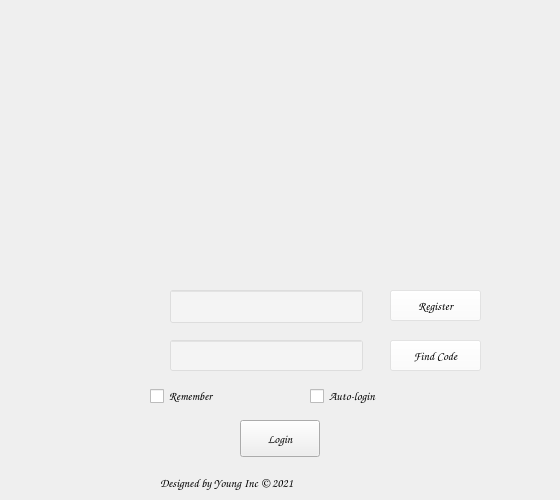
<?xml version="1.0" encoding="UTF-8"?>
<ui version="4.0">
 <class>Loginwindow</class>
 <widget class="QWidget" name="Loginwindow">
  <property name="geometry">
   <rect>
    <x>0</x>
    <y>0</y>
    <width>560</width>
    <height>500</height>
   </rect>
  </property>
  <property name="windowTitle">
   <string>Form</string>
  </property>
  <property name="styleSheet">
   <string notr="true"/>
  </property>
  <widget class="QLabel" name="Designedby">
   <property name="geometry">
    <rect>
     <x>160</x>
     <y>470</y>
     <width>262</width>
     <height>26</height>
    </rect>
   </property>
   <property name="font">
    <font>
     <family>Comic Sans MS</family>
     <weight>50</weight>
     <bold>false</bold>
     <underline>false</underline>
     <strikeout>false</strikeout>
    </font>
   </property>
   <property name="text">
    <string>Designed by Young Inc © 2021 </string>
   </property>
  </widget>
  <widget class="QLineEdit" name="PasswordEdit">
   <property name="geometry">
    <rect>
     <x>170</x>
     <y>340</y>
     <width>193</width>
     <height>31</height>
    </rect>
   </property>
   <property name="font">
    <font>
     <family>Comic Sans MS</family>
     <weight>50</weight>
     <bold>false</bold>
     <underline>false</underline>
     <strikeout>false</strikeout>
    </font>
   </property>
   <property name="styleSheet">
    <string notr="true">background-color: rgb(255, 255, 255, 80);</string>
   </property>
  </widget>
  <widget class="QLineEdit" name="Account">
   <property name="enabled">
    <bool>true</bool>
   </property>
   <property name="geometry">
    <rect>
     <x>170</x>
     <y>290</y>
     <width>193</width>
     <height>33</height>
    </rect>
   </property>
   <property name="font">
    <font>
     <family>Comic Sans MS</family>
     <weight>50</weight>
     <bold>false</bold>
     <underline>false</underline>
     <strikeout>false</strikeout>
    </font>
   </property>
   <property name="styleSheet">
    <string notr="true">background-color: rgb(255, 255, 255, 80);</string>
   </property>
   <property name="text">
    <string/>
   </property>
   <property name="clearButtonEnabled">
    <bool>false</bool>
   </property>
  </widget>
  <widget class="QPushButton" name="FogetPassword">
   <property name="geometry">
    <rect>
     <x>390</x>
     <y>340</y>
     <width>91</width>
     <height>31</height>
    </rect>
   </property>
   <property name="font">
    <font>
     <family>Comic Sans MS</family>
     <weight>50</weight>
     <bold>false</bold>
     <underline>false</underline>
     <strikeout>false</strikeout>
    </font>
   </property>
   <property name="styleSheet">
    <string notr="true">background-color: rgb(255, 255, 255, 80);</string>
   </property>
   <property name="text">
    <string>Find Code</string>
   </property>
  </widget>
  <widget class="QPushButton" name="ButtonRegistAccount">
   <property name="geometry">
    <rect>
     <x>390</x>
     <y>290</y>
     <width>91</width>
     <height>31</height>
    </rect>
   </property>
   <property name="font">
    <font>
     <family>Comic Sans MS</family>
     <weight>50</weight>
     <bold>false</bold>
     <underline>false</underline>
     <strikeout>false</strikeout>
    </font>
   </property>
   <property name="styleSheet">
    <string notr="true">background-color: rgb(255, 255, 255, 80);</string>
   </property>
   <property name="text">
    <string>Register</string>
   </property>
  </widget>
  <widget class="QLabel" name="label">
   <property name="geometry">
    <rect>
     <x>0</x>
     <y>0</y>
     <width>560</width>
     <height>500</height>
    </rect>
   </property>
   <property name="minimumSize">
    <size>
     <width>560</width>
     <height>500</height>
    </size>
   </property>
   <property name="maximumSize">
    <size>
     <width>560</width>
     <height>500</height>
    </size>
   </property>
   <property name="styleSheet">
    <string notr="true">border-image: url(:/new/prefix1/Background/BK1.png);</string>
   </property>
   <property name="text">
    <string/>
   </property>
  </widget>
  <widget class="QCheckBox" name="RememberPsd">
   <property name="geometry">
    <rect>
     <x>150</x>
     <y>380</y>
     <width>124</width>
     <height>32</height>
    </rect>
   </property>
   <property name="font">
    <font>
     <family>Comic Sans MS</family>
     <weight>50</weight>
     <bold>false</bold>
     <underline>false</underline>
     <strikeout>false</strikeout>
    </font>
   </property>
   <property name="text">
    <string>Remember</string>
   </property>
  </widget>
  <widget class="QCheckBox" name="AutoLogin">
   <property name="geometry">
    <rect>
     <x>310</x>
     <y>380</y>
     <width>122</width>
     <height>32</height>
    </rect>
   </property>
   <property name="font">
    <font>
     <family>Comic Sans MS</family>
     <weight>50</weight>
     <bold>false</bold>
     <underline>false</underline>
     <strikeout>false</strikeout>
    </font>
   </property>
   <property name="text">
    <string>Auto-login</string>
   </property>
  </widget>
  <widget class="QPushButton" name="LoginButton">
   <property name="geometry">
    <rect>
     <x>240</x>
     <y>420</y>
     <width>80</width>
     <height>37</height>
    </rect>
   </property>
   <property name="font">
    <font>
     <family>Comic Sans MS</family>
     <weight>50</weight>
     <bold>false</bold>
     <underline>false</underline>
     <strikeout>false</strikeout>
    </font>
   </property>
   <property name="text">
    <string>Login</string>
   </property>
  </widget>
  <zorder>label</zorder>
  <zorder>Designedby</zorder>
  <zorder>PasswordEdit</zorder>
  <zorder>Account</zorder>
  <zorder>FogetPassword</zorder>
  <zorder>ButtonRegistAccount</zorder>
  <zorder>RememberPsd</zorder>
  <zorder>AutoLogin</zorder>
  <zorder>LoginButton</zorder>
 </widget>
 <resources/>
 <connections/>
</ui>
